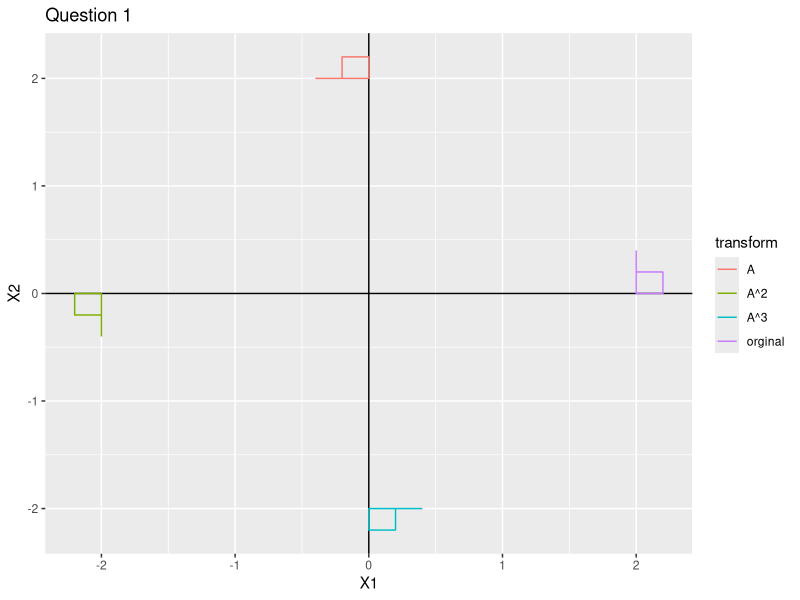
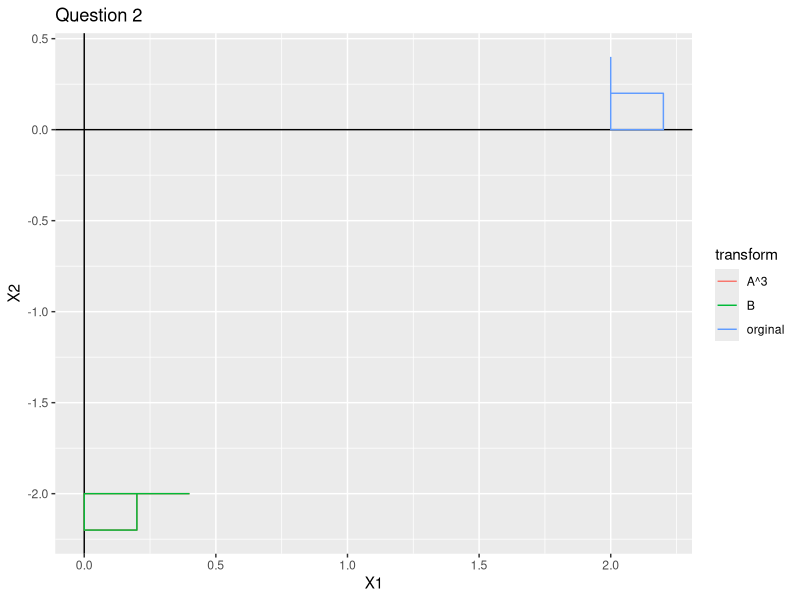
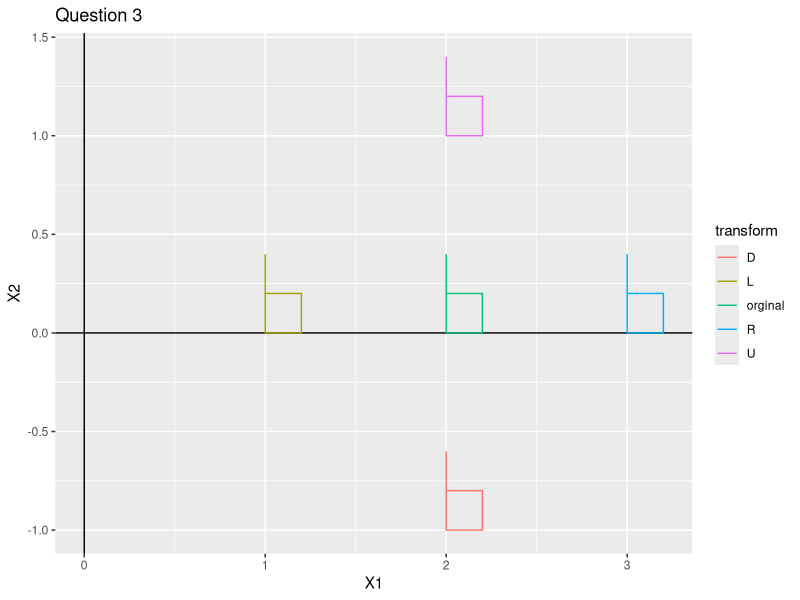
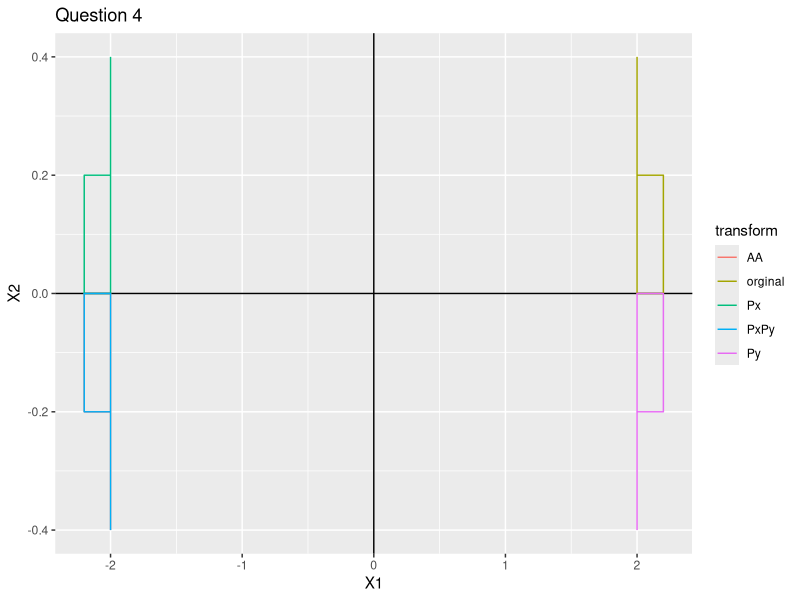
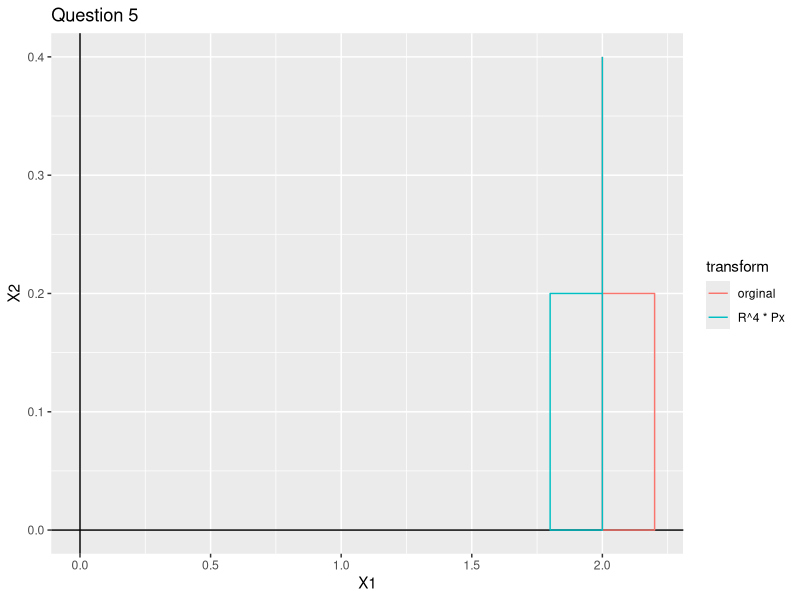
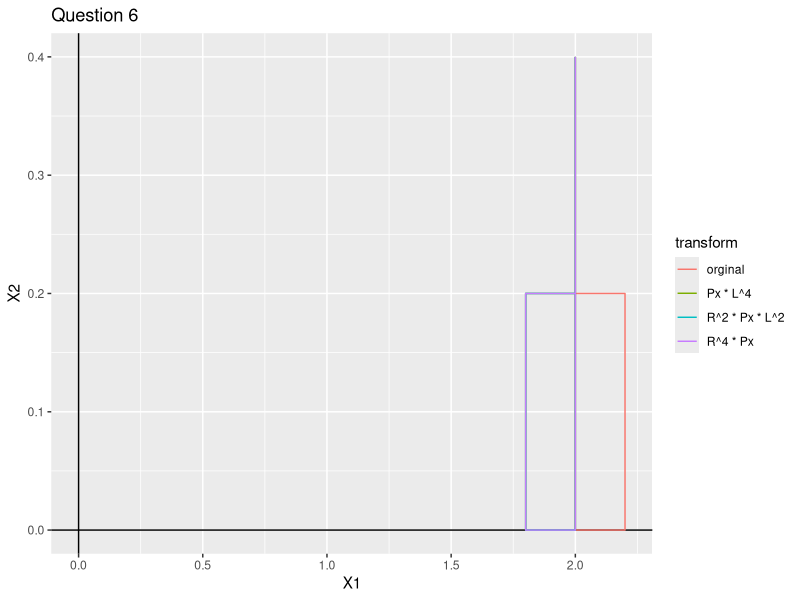
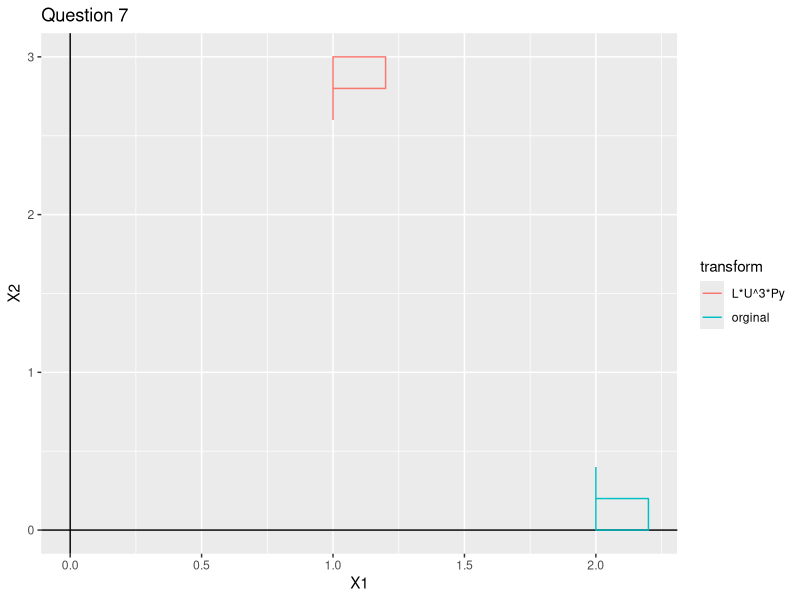
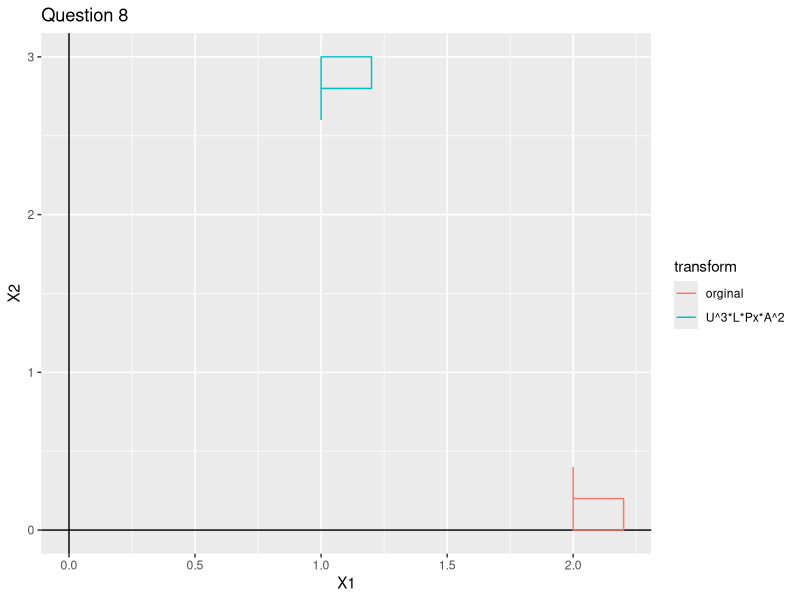

Source code (R) for these figures, in order:

library(expm)
library(ggplot2)
# Base Matrices

A <- matrix( c(0,-1,0,1,0,0,0,0,1), nrow = 3, ncol = 3, byrow = TRUE)
R <- matrix( c(1,0,1,0,1,0,0,0,1), nrow = 3, ncol = 3, byrow = TRUE)
U <- matrix( c(1,0,0,0,1,1,0,0,1), nrow = 3, ncol = 3, byrow = TRUE)
Px <- matrix( c(-1,0,0,0,1,0,0,0,1), nrow = 3, ncol = 3, byrow = TRUE)
Py <- matrix( c(1,0,0,0,-1,0,0,0,1), nrow =3, ncol = 3, byrow= TRUE)

# inverse matrices

B <- solve(A)
L <- solve(R)
D <- solve(U)


pointorginal <- matrix( c(2,2,2,2.2,2.2,2,.4,.2,0,0,.2,.2,1,1,1,1,1,1), nrow = 3, ncol = 6, byrow = TRUE)

orginal_df <- data.frame(t(pointorginal))
orginal_df$transform <- "orginal"


#q1
q1 <- A %*% pointorginal
q1a2 <- A %^% 2 %*% pointorginal
q1a3 <- A %^% 3 %*% pointorginal


q1p_df <- data.frame(t(q1))
q1a2_df <- data.frame(t(q1a2))
q1a3_df <- data.frame(t(q1a3))

q1p_df$transform <- "A"
q1a2_df$transform <- "A^2"
q1a3_df$transform <- "A^3"

q1_df <- rbind(orginal_df, q1p_df, q1a3_df, q1a2_df)

ggplot(data = q1_df, aes(x = X1, y = X2, color = transform)) +
  geom_hline(aes(yintercept = 0)) +
  geom_vline(aes(xintercept = 0)) +
  geom_path() +
  ggtitle("Question 1")

ggsave(file = "Question1.jpeg")
#q2

q2a <- B %*% pointorginal

q2b <- A %*% A %*% A %*% pointorginal

q2a_df <- data.frame(t(q2a))
q2b_df <- data.frame(t(q2b))

q2a_df$transform <- "B"
q2b_df$transform <- "A^3"

q2_df <- rbind(orginal_df, q2a_df, q2b_df)

ggplot(data = q2_df, aes(x = X1, y = X2, color = transform)) +
  geom_hline(aes(yintercept = 0)) +
  geom_vline(aes(xintercept = 0)) +
  geom_path() +
  ggtitle("Question 2")

ggsave(file = "Question2.jpeg")

#q3

# applying transforms to orginal points
q3u <- U %*% pointorginal
q3d <- D %*% pointorginal
q3l <- L %*% pointorginal
q3r <- R %*% pointorginal

# converting points to dataframes
q3u_df <- data.frame(t(q3u))
q3d_df <- data.frame(t(q3d))
q3l_df <- data.frame(t(q3l))
q3r_df <- data.frame(t(q3r))

# adding transformation names

q3u_df$transform <- "U"
q3d_df$transform <- "D"
q3l_df$transform <- "L"
q3r_df$transform <- "R"

q3_df <- rbind(orginal_df, q3u_df, q3d_df, q3l_df, q3r_df)

ggplot(data = q3_df, aes(x = X1, y = X2, color = transform)) +
  geom_hline(aes(yintercept = 0)) +
  geom_vline(aes(xintercept = 0)) +
  geom_path() +
  ggtitle("Question 3")

ggsave(file = "Question3.jpeg")
#q4

# applying transforms to orginal points
q4Px <- Px %*% pointorginal
q4Py <- Py %*% pointorginal
q4PxPy <- Px %*% Py %*% pointorginal
q4AA <- A %*% A %*% pointorginal

# converting points to dataframes
q4Px_df <- data.frame(t(q4Px))
q4Py_df <- data.frame(t(q4Py))
q4PxPy_df <- data.frame(t(q4PxPy))
q4AA_df <- data.frame(t(q4AA))

# adding transformation names

q4Px_df$transform <- "Px"
q4Py_df$transform <- "Py"
q4PxPy_df$transform <- "PxPy"
q4AA_df$transform <- "AA"
q4_df <- rbind(orginal_df, q4Px_df, q4Py_df, q4PxPy_df, q4AA_df)

ggplot(data = q4_df, aes(x = X1, y = X2, color = transform)) +
  geom_hline(aes(yintercept = 0)) +
  geom_vline(aes(xintercept = 0)) +
  geom_path() +
  ggtitle("Question 4")

ggsave(file = "Question4.jpeg")

# q5

# so we will flip across the x-axis then move 4 units to the right by applying R^4
q5d <- R %*% R %*% R %*% R %*% Px %*% pointorginal

q5_df <- data.frame(t(q5d))

q5_df$transform <- "R^4 * Px"

q5d_df <- rbind(orginal_df, q5_df)

ggplot(data = q5d_df, aes(x = X1, y = X2, color = transform)) +
  geom_hline(aes(yintercept = 0)) +
  geom_vline(aes(xintercept = 0)) +
  geom_path() +
  ggtitle("Question 5")

ggsave(file = "Question5.jpeg")

# q6

q6r2pxl2 <- R %*% R %*% Px %*% L %*% L %*% pointorginal
q6r4px <- R %*% R %*% R %*% R %*% Px %*% pointorginal
q6pxl4 <- Px %*% L %*% L %*% L %*% L %*% pointorginal

q6r2pxl2_df <- data.frame(t(q6r2pxl2))
q6r4px_df <- data.frame(t(q6r4px))
q6pxl4_df <- data.frame(t(q6pxl4))

q6r2pxl2_df$transform <- "R^2 * Px * L^2"
q6r4px_df$transform <- "R^4 * Px"
q6pxl4_df$transform <- "Px * L^4"

q6_df <- rbind(orginal_df, q6pxl4_df, q6r4px_df, q6r2pxl2_df)

ggplot(data = q6_df, aes(x = X1, y = X2, color = transform)) +
  geom_hline(aes(yintercept = 0)) +
  geom_vline(aes(xintercept = 0)) +
  geom_path() +
  ggtitle("Question 6")

ggsave(file = "Question6.jpeg")


#q7 make a p at (1,3)^T

q7 <- L %*% U %*% U %*% U %*% Py %*% pointorginal

q7p_df <- data.frame(t(q7))
q7p_df$transform <- "L*U^3*Py"

q7_df <- rbind(orginal_df, q7p_df)

ggplot(data = q7_df, aes(x = X1, y = X2, color = transform)) +
  geom_hline(aes(yintercept = 0)) +
  geom_vline(aes(xintercept = 0)) +
  geom_path() +
  ggtitle("Question 7")

ggsave(file = "Question7.jpeg")

#q8 make p at (1,3)^T but without using Py...

q8 <-  U %*% U %*% U %*% L %*% Px %*% A %*% A %*% pointorginal

q8p_df <- data.frame(t(q8))
q8p_df$transform <- "U^3*L*Px*A^2"

q8_df <-rbind(orginal_df, q8p_df)

ggplot(data = q8_df, aes(x = X1, y = X2, color = transform)) +
  geom_hline(aes(yintercept = 0)) +
  geom_vline(aes(xintercept = 0)) +
  geom_path() +
  ggtitle("Question 8")

ggsave(file = "Question8.jpeg")

# q9 make a q at (-1,-2)^t (upper right hand corner)
# do it two ways once without A or B once without Px or Py

# q9a is without Px or Py
# q9b is without A or B
q9a <- D %*% A %*% A %*% pointorginal
q9b <- D %*% Px %*% Py %*% pointorginal

q9a_df <- data.frame(t(q9a))
q9b_df <- data.frame(t(q9b))

q9a_df$transform <- "D*A^2"
q9b_df$transform <- "D*Px*Py"

q9_df <- rbind(orginal_df, q9a_df, q9b_df)

ggplot(data = q9_df, aes(x = X1, y = X2, color = transform)) +
  geom_hline(aes(yintercept = 0)) +
  geom_vline(aes(xintercept = 0)) +
  geom_path() +
  ggtitle("Question 9")

ggsave(file = "Question9.jpeg")
# q10 turn the "b" into a a large "d" double the size of the "b" centered about the orgin

# we will need an additonal matrix E22 which will expand by double
# the magnitude of each set of points

E22 <- matrix( c(2,0,0,0,2,0,0,0,1), nrow = 3, ncol = 3, byrow = TRUE)

q10 <-  E22 %*% R %*% R %*% Px %*% pointorginal

q10D_df <- data.frame(t(q10))
q10D_df$transform <- "E22*R^2*Px"


q10_df <- rbind(orginal_df, q10D_df)

ggplot(data = q10_df, aes(x = X1, y = X2, color = transform)) +
  geom_hline(aes(yintercept = 0)) +
  geom_vline(aes(xintercept = 0)) +
  geom_path() +
  ggtitle("Question 10")

ggsave(file = "Question10.jpeg")
# q11 using Z as described below apply Z repeatedly to the "b", computer Z^2 and Z^3
# will we ever return to I3?

Z <- matrix( c(.8,-.6,0,.6,.8,0,0,0,1), nrow = 3, ncol = 3, byrow = TRUE)

q11a <- Z %*% pointorginal
q11b <- Z %*% Z %*% pointorginal
q11c <- Z %*% Z %*% Z %*% pointorginal

q11a_df <- data.frame(t(q11a))
q11b_df <- data.frame(t(q11b))
q11c_df <- data.frame(t(q11c))

q11a_df$transform <- "Z"
q11b_df$transform <- "Z^2"
q11c_df$transform <- "Z^3"

q11_df <- rbind(orginal_df, q11a_df, q11b_df, q11c_df)

ggplot(data = q11_df, aes(x = X1, y = X2, color = transform)) +
  geom_hline(aes(yintercept = 0)) +
  geom_vline(aes(xintercept = 0)) +
  geom_path() +
  ggtitle("Question 11")

ggsave(file = "Question11.jpeg")

getwd()
 
